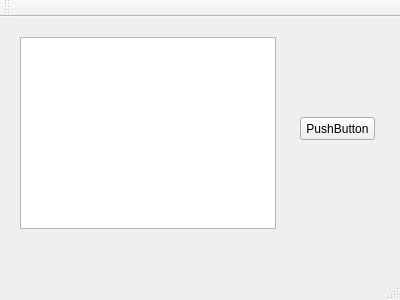
<?xml version="1.0" encoding="UTF-8"?>
<ui version="4.0">
 <class>MainWindow</class>
 <widget class="QMainWindow" name="MainWindow">
  <property name="geometry">
   <rect>
    <x>0</x>
    <y>0</y>
    <width>400</width>
    <height>300</height>
   </rect>
  </property>
  <property name="windowTitle">
   <string>MainWindow</string>
  </property>
  <widget class="QWidget" name="centralWidget">
   <widget class="QPushButton" name="pushButton">
    <property name="geometry">
     <rect>
      <x>300</x>
      <y>100</y>
      <width>75</width>
      <height>23</height>
     </rect>
    </property>
    <property name="text">
     <string>PushButton</string>
    </property>
    <property name="checkable">
     <bool>false</bool>
    </property>
   </widget>
   <widget class="QTextBrowser" name="textBrowser">
    <property name="geometry">
     <rect>
      <x>20</x>
      <y>20</y>
      <width>256</width>
      <height>192</height>
     </rect>
    </property>
   </widget>
  </widget>
  <widget class="QMenuBar" name="menuBar">
   <property name="geometry">
    <rect>
     <x>0</x>
     <y>0</y>
     <width>400</width>
     <height>21</height>
    </rect>
   </property>
  </widget>
  <widget class="QToolBar" name="mainToolBar">
   <attribute name="toolBarArea">
    <enum>TopToolBarArea</enum>
   </attribute>
   <attribute name="toolBarBreak">
    <bool>false</bool>
   </attribute>
  </widget>
  <widget class="QStatusBar" name="statusBar"/>
 </widget>
 <layoutdefault spacing="6" margin="11"/>
 <resources/>
 <connections/>
</ui>
